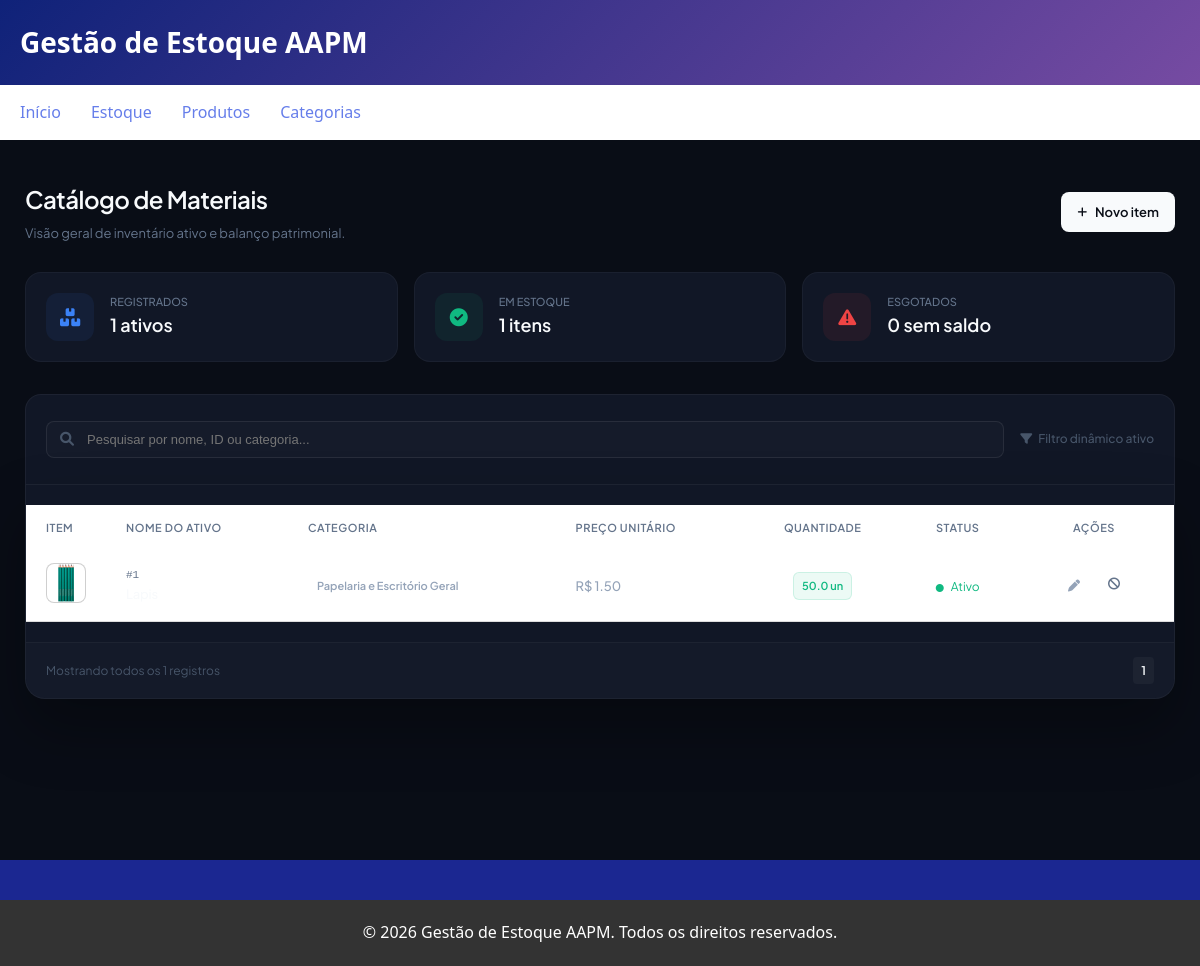
/produtos/ (signed in), run on an earlier commit of the app's database.
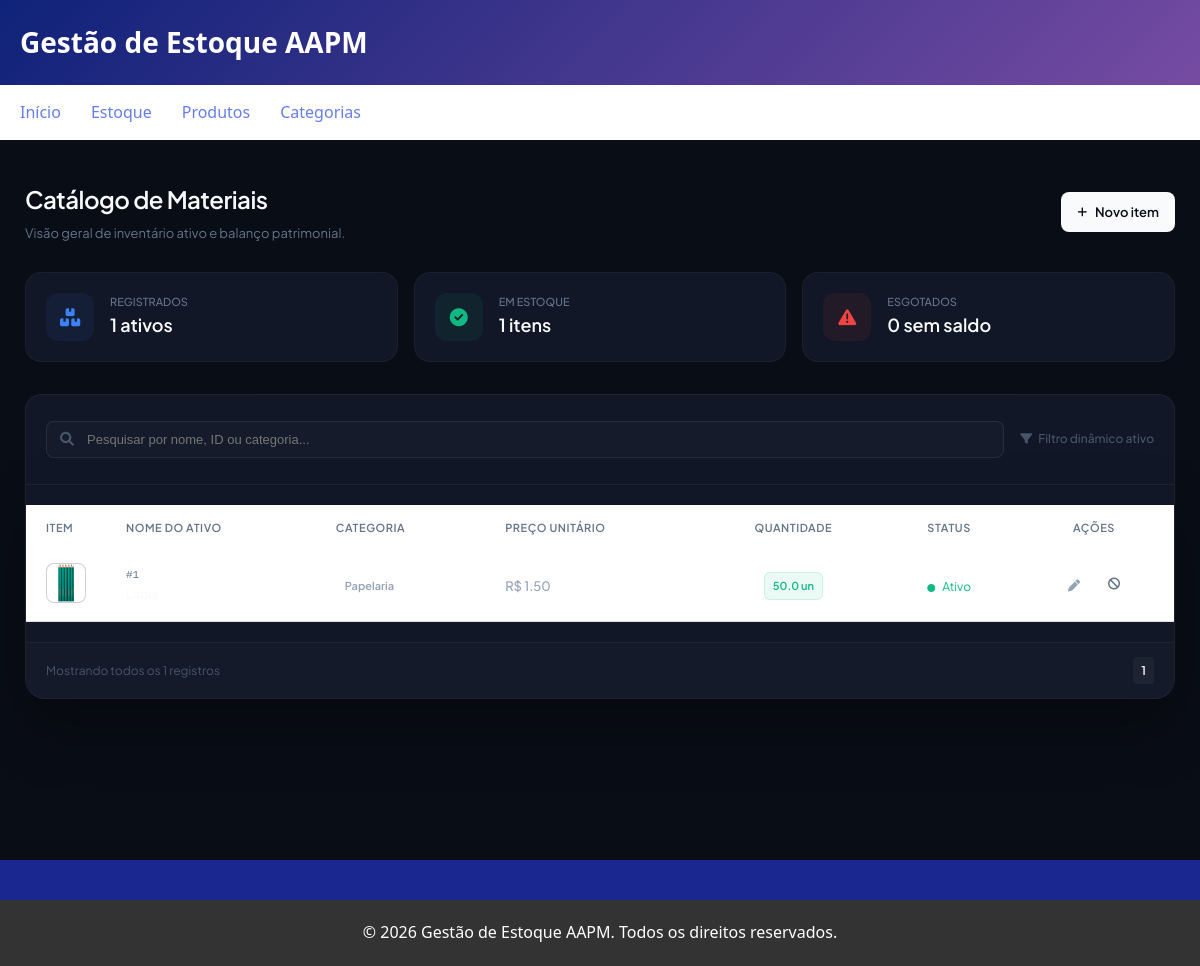
And on a later commit of the database.
### app/models/produto.py (models this page shows, shortened)
class Produto(Base):
    __tablename__ = "produtos"
    id = Column(Integer, primary_key=True, autoincrement=True, index=True)
    nome = Column(String(150), nullable=False, index=True, unique=True)
    preco = Column(Float, nullable=False, default=0.0)
    estoque_atual = Column(Integer, nullable=False, default=0)
    ativo = Column(Boolean, default=True)
    imagem_path = Column(String(255), nullable=True)
    categoria_id = Column(Integer, ForeignKey("categorias.id", ondelete="SET NULL"), nullable=True)
    categoria = relationship("Categoria", back_populates="produtos")

### app/models/categoria.py (models this page shows, shortened)
class Categoria(Base):
    __tablename__ = "categorias"
    id = Column(Integer, primary_key=True, index=True)
    nome = Column(String(50), unique=True, nullable=False)
    descricao = Column(String(255), nullable=True)
    ativa = Column(Boolean, default=True)
    produtos = relationship("Produto", back_populates="categoria")

### app/controllers/produto_controller.py (the view)
@router.get("/")
def listar_produtos(
    request: Request,
    busca: str = "",
    categoria_id: int = 0,       # 0 = todas as categorias
    db: Session = Depends(get_db),
    usuario = Depends(get_usuario_logado)
):
    query = db.query(Produto).filter(Produto.ativo == True)
    if busca:
        query = query.filter(Produto.nome.ilike(f"%{busca}%"))
    if categoria_id:
        query = query.filter(Produto.categoria_id == categoria_id)
    produtos    = query.order_by(Produto.nome).all()
    categorias  = db.query(Categoria).filter(Categoria.ativa == True).all()
    return templates.TemplateResponse(
        request,
        "produtos/index.html",
        {
            "request":      request,
            "usuario":      usuario,
            "produtos":     produtos,
            "categorias":   categorias,
            "busca":        busca,
            "categoria_id": categoria_id,
        }
    )

### app/templates/produtos/index.html (shortened to what the changed rows need)
{% extends "base.html" %}
{% block content %}
<link rel="stylesheet" href="https://cdnjs.cloudflare.com/ajax/libs/font-awesome/6.0.0/css/all.min.css">
<div class="page-wrapper">
    <div class="catalog-container">
        <div style="display: flex; justify-content: space-between; align-items: center; margin-bottom: 28px;">
            <div>
                <h2 style="color: #f8fafc; font-size: 24px; font-weight: 600; margin: 0 0 4px 0; letter-spacing: -0.5px;">
                    Catálogo de Materiais
                </h2>
            </div>
        </div>
        {% set total_itens = produtos|length %}
        {% set de_fora = namespace(qtd=0) %}
        {% for p in produtos %}{% if (p.estoque_atual|default(0)) == 0 %}{% set de_fora.qtd = de_fora.qtd + 1 %}{% endif %}{% endfor %}
        <div class="table-card">
            <div style="overflow-x: auto;">
                <table class="custom-table" id="productsTable">
                    <thead>
                        <tr>
                            <th style="width: 70px;">Item</th>
                            <th>Nome do Ativo</th>
                            <th>Categoria</th>
                            <th>Preço Unitário</th>
                            <th style="text-align: center;">Quantidade</th>
                            <th style="text-align: center;">Status</th>
                            <th style="text-align: center; width: 160px;" onclick="event.stopPropagation();">Ações</th>
                        </tr>
                    </thead>
                    <tbody>
                        {% for produto in produtos %}
                        <tr class="prod-row" onclick="window.location.href='/produtos/{{ produto.id }}'">
                            <td>
                                <img src="{{ produto.imagem_url }}" alt="{{ produto.nome }}"
                                     style="width: 40px; height: 40px; border-radius: 8px; object-fit: cover; border: 1px solid rgba(255,255,255,0.05); background: rgba(0,0,0,0.2);">
                            </td>
                            <td style="font-weight: 500; letter-spacing: -0.2px;">
                                <span style="color: #64748b; font-size: 11px; font-family: monospace; display: block;">#{{ produto.id }}</span>
                            </td>
                            <td>
                                <span class="badge badge-category">
                                    {% if produto.categoria %}{{ produto.categoria.nome }}{% else %}—{% endif %}
                                </span>
                            </td>
                            <td style="color: #94a3b8; font-weight: 500;">
                                R$ {{ "%.2f"|format(produto.preco) }}
                            </td>
                            <td style="text-align: center;">
                                {% if (produto.estoque_atual | default(0)) == 0 %}
                                    <span class="badge badge-danger">0 un</span>
                                {% elif (produto.estoque_atual | default(0)) < 10 %}
                                    <span class="badge badge-warning">{{ produto.estoque_atual }} un</span>
                                {% else %}
                                    <span class="badge badge-success">{{ produto.estoque_atual }} un</span>
                                {% endif %}
                            </td>
                            <td style="text-align: center;">
                                {% if produto.ativo %}
                                    <span style="color: #10b981; font-size: 12px;"><i class="fas fa-circle" style="font-size: 8px; margin-right: 5px;"></i> Ativo</span>
                                {% else %}
                                    <span style="color: #64748b; font-size: 12px;"><i class="fas fa-circle" style="font-size: 8px; margin-right: 5px;"></i> Inativo</span>
                                {% endif %}
                            </td>
                            <td style="text-align: center;" onclick="event.stopPropagation();">
                                <div style="display: inline-flex; gap: 6px;">
                                    <a href="/produtos/{{ produto.id }}/editar" class="btn-action-edit" title="Editar">
                                        <i class="fas fa-pen"></i>
                                    </a>
                                    <form method="POST" action="/produtos/{{ produto.id }}/desativar" style="display: inline;">
                                        <button type="submit" class="btn-action-disable" title="Congelar item" onclick="return confirm('Tem certeza que deseja desativar este produto?');">
                                            <i class="fas fa-ban"></i>
                                        </button>
                                    </form>
                                </div>
                            </td>
                        </tr>
                        {% endfor %}
                    </tbody>
                </table>
            </div>
        </div>
    </div>
</div>
{% endblock %}

What changed in the data, as far as the page shows it:
changed through a linked row, Produto id 1: categoria.nome "Papelaria e Escritório Geral" → "Papelaria"
